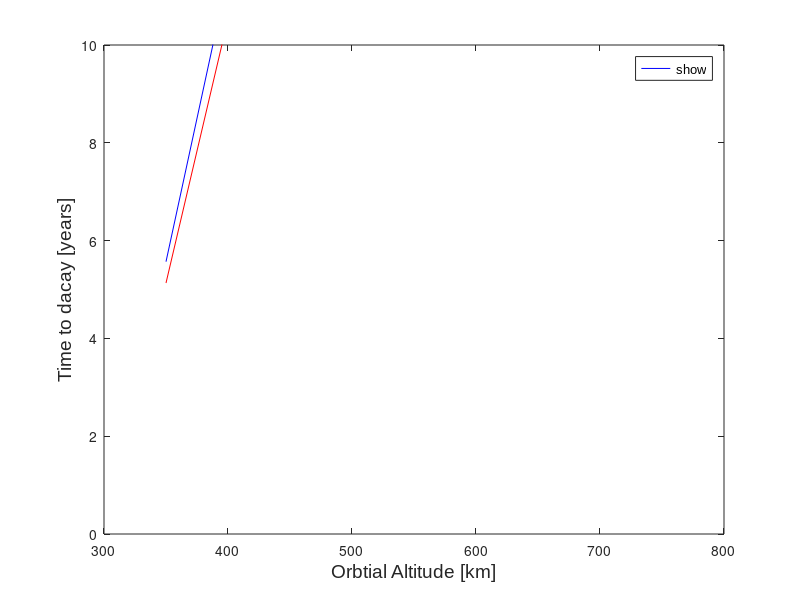

Write the MATLAB code that produced this figure.
%% Low orbit EoL

% Re = 6378; % [km]
% Mu = 398600.4418; 
% a = 400 + Re;
% e = 0;
% Cd = 2.2;
% m0 = 29.16; % [kg]
% A = (0.06+(2.273*0.239));
% Ap = 0;
% F107 = 30;
% 
% [P,t] = computeOrbitalDecay(a,e,A,Cd,m0,F107,Ap);
% 
% 
% t = t./(3600*24);
% y = ((P./(2.*pi)).^2.*Mu).^(1/3)-Re;
% 
% plot(t,y,'k','linewidth',2);

%% FROM OPERATIONAL ORBIT TO PARKING ORBIT

clear all; close all; clc;
Re = 6378; % [km]
mu = 3.986*10^14; % [m^3/s^2]
r_ope = (Re+750)*1000;
N = [3, 54]; % satellites per plane


% ELECTRIC PROPULSION
Isp = 2250 * 9.81; % [m/s]
T = 105*10^(-6); % [N]
mf = [29.2 26.9]; % [kg]

Cd = 2.2;
A = (0.06+(2.273*0.239)); % [m^2]
H0_pos = [0 100 150 200 250 300 350 400 450 500 550 600 650 700 750]*1000;
    
delta_pos = [8.4 5.9 25.5 37.5 44.8 50.3 54.8 58.2 61.3 64.5 68.7 74.8 84.4 99.3 121];
rho_pos = [1.225 5.25e-7 1.73e-9 2.41e-10 5.97e-11 1.87e-11 6.66e-12 2.62e-12 1.09e-12 4.76e-13 2.14e-13 9.89e-14 4.73e-14 2.36e-14 1.24e-14];


for sat = 1:length(N)
    k =0;
    for h = 100:50:750
        r_parking = (h+Re)*1000;
        deltaM = 2*pi/N(sat);

        V_parking = sqrt(mu/(r_parking));
        V_ope = sqrt(mu/r_ope);
        
        deltaV = abs(V_ope-V_parking); % [m/s]
        
        n_ope = sqrt(mu/r_ope^3);
        n_parking = sqrt(mu/r_parking^3);
        
        a_phasing = (r_ope+r_parking)/2;
        
        deltaT = deltaM/(n_parking+n_ope);
        time_waiting = N(sat)*deltaT/(3600*24); % [days]
        
        mi_optical = mf(sat)*exp(deltaV/Isp); 
        mprop_optical = mi_optical - mf(sat);
        deltaTep_optical = ((mprop_optical*Isp)/T)/(3600*24*365);
        TOTAL_ep = (deltaTep_optical);
        
        TIME = time_waiting + TOTAL_ep;
        
        if TIME >=2
            continue
        end
        
        Hf = 0;
        H0 = h*1000; % [km]
        deltaH = (Hf-H0);
        [~,i] = min(abs(H0-H0_pos));
        delta = delta_pos(i)*1000;
        beta = 1/delta;
        rho_0 = rho_pos(i);    
        m = mf(sat); % [kg]
        
        deltaT = m/(beta*rho_0*A*Cd*sqrt(mu*Re))*(1-exp(beta*deltaH));
        deltaT_days = deltaT/(60*60*24);
        k = k+1;
        total_time(k,sat) = deltaT_days + TIME*365;
        time_prop(k,sat) = TIME;
        heights(k,sat) = h;
    
    end
end

plot(heights(:,1),total_time(:,1)/365,'Color','b','DisplayName','RADAR constellation')
hold on;
plot(heights(:,2),total_time(:,2)/365,'Color','r','DisplayName','Optical constellation')
ylim([0, 10])
xlabel('Orbtial Altitude [km]', 'FontSize', 14, 'FontName', 'Arial','LineWidth',2)
ylabel('Time to dacay [years]','FontSize', 14, 'FontName', 'Arial','LineWidth',2)
legend("show",'FontSize', 9, 'FontName', 'Arial')
